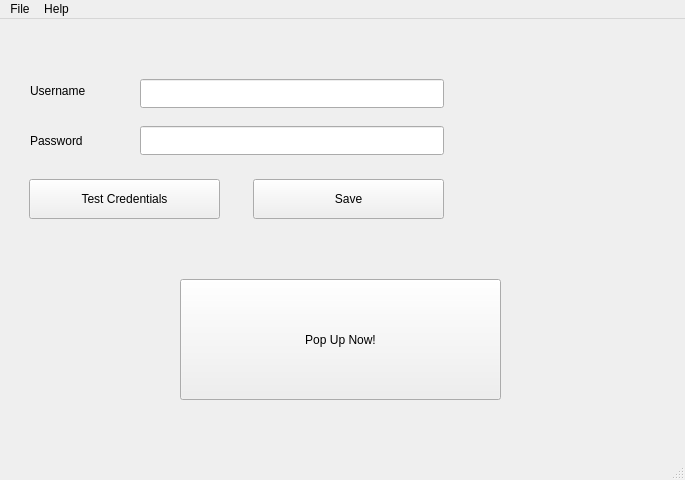
<?xml version="1.0" encoding="UTF-8"?>
<ui version="4.0">
 <author>Constantine Dubovenko</author>
 <class>mainWindow</class>
 <widget class="QMainWindow" name="mainWindow">
  <property name="geometry">
   <rect>
    <x>0</x>
    <y>0</y>
    <width>685</width>
    <height>480</height>
   </rect>
  </property>
  <property name="sizePolicy">
   <sizepolicy hsizetype="Fixed" vsizetype="Fixed">
    <horstretch>0</horstretch>
    <verstretch>0</verstretch>
   </sizepolicy>
  </property>
  <property name="minimumSize">
   <size>
    <width>685</width>
    <height>480</height>
   </size>
  </property>
  <property name="maximumSize">
   <size>
    <width>685</width>
    <height>480</height>
   </size>
  </property>
  <property name="windowTitle">
   <string>yad2Wizard</string>
  </property>
  <property name="windowIcon">
   <iconset>
    <normaloff>icon.png</normaloff>icon.png</iconset>
  </property>
  <widget class="QWidget" name="centralwidget">
   <widget class="QLabel" name="label">
    <property name="geometry">
     <rect>
      <x>440</x>
      <y>0</y>
      <width>251</width>
      <height>161</height>
     </rect>
    </property>
    <property name="text">
     <string/>
    </property>
    <property name="pixmap">
     <pixmap>icon.png</pixmap>
    </property>
   </widget>
   <widget class="QLabel" name="label_2">
    <property name="geometry">
     <rect>
      <x>30</x>
      <y>60</y>
      <width>141</width>
      <height>23</height>
     </rect>
    </property>
    <property name="text">
     <string>Username</string>
    </property>
   </widget>
   <widget class="QLabel" name="label_3">
    <property name="geometry">
     <rect>
      <x>30</x>
      <y>110</y>
      <width>80</width>
      <height>23</height>
     </rect>
    </property>
    <property name="text">
     <string>Password</string>
    </property>
   </widget>
   <widget class="QLineEdit" name="username">
    <property name="geometry">
     <rect>
      <x>140</x>
      <y>60</y>
      <width>304</width>
      <height>29</height>
     </rect>
    </property>
   </widget>
   <widget class="QLineEdit" name="password">
    <property name="geometry">
     <rect>
      <x>140</x>
      <y>107</y>
      <width>304</width>
      <height>29</height>
     </rect>
    </property>
    <property name="echoMode">
     <enum>QLineEdit::Password</enum>
    </property>
   </widget>
   <widget class="QPushButton" name="test_credentials">
    <property name="geometry">
     <rect>
      <x>29</x>
      <y>160</y>
      <width>191</width>
      <height>40</height>
     </rect>
    </property>
    <property name="text">
     <string>Test Credentials</string>
    </property>
   </widget>
   <widget class="QPushButton" name="save_credentials">
    <property name="geometry">
     <rect>
      <x>253</x>
      <y>160</y>
      <width>191</width>
      <height>40</height>
     </rect>
    </property>
    <property name="text">
     <string>Save</string>
    </property>
   </widget>
   <widget class="QPushButton" name="pop_up_now">
    <property name="geometry">
     <rect>
      <x>180</x>
      <y>260</y>
      <width>321</width>
      <height>121</height>
     </rect>
    </property>
    <property name="text">
     <string>Pop Up Now!</string>
    </property>
   </widget>
  </widget>
  <widget class="QMenuBar" name="menubar">
   <property name="geometry">
    <rect>
     <x>0</x>
     <y>0</y>
     <width>685</width>
     <height>36</height>
    </rect>
   </property>
   <widget class="QMenu" name="menuFile">
    <property name="title">
     <string>File</string>
    </property>
    <addaction name="actionExit"/>
   </widget>
   <widget class="QMenu" name="menuHelp">
    <property name="title">
     <string>Help</string>
    </property>
    <addaction name="separator"/>
    <addaction name="actionAbout"/>
   </widget>
   <addaction name="menuFile"/>
   <addaction name="menuHelp"/>
  </widget>
  <widget class="QStatusBar" name="statusBar"/>
  <action name="actionAbout">
   <property name="text">
    <string>About</string>
   </property>
   <property name="shortcut">
    <string>F1</string>
   </property>
  </action>
  <action name="actionExit">
   <property name="text">
    <string>Exit</string>
   </property>
   <property name="shortcut">
    <string>Ctrl+Q</string>
   </property>
  </action>
 </widget>
 <resources/>
 <connections/>
</ui>
